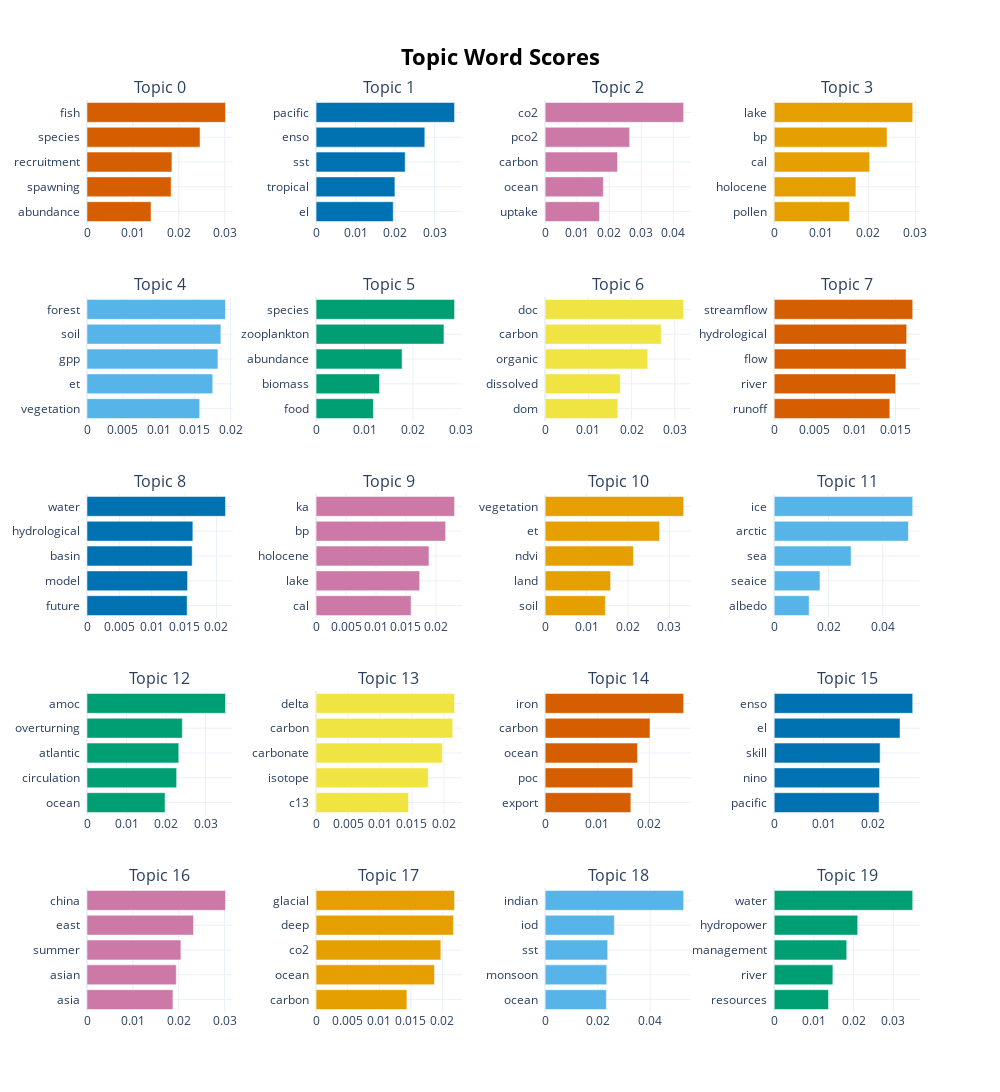

The cell this chart's notebook holds for it:
### Code cell
model4.visualize_barchart(top_n_topics=20)

### Figure 1 — Plotly figure (JSON) as saved in the notebook; plotly's stock layout.template omitted (floating-point values rounded to 4 significant figures)
{"data": [{"marker": {"color": "#D55E00"}, "orientation": "h", "type": "bar", "x": [0.01394, 0.01832, 0.0185, 0.02462, 0.03015], "xaxis": "x", "y": ["abundance  ", "spawning  ", "recruitment  ", "species  ", "fish  "], "yaxis": "y"}, {"marker": {"color": "#0072B2"}, "orientation": "h", "type": "bar", "x": [0.01952, 0.01995, 0.02255, 0.02752, 0.03504], "xaxis": "x2", "y": ["el  ", "tropical  ", "sst  ", "enso  ", "pacific  "], "yaxis": "y2"}, {"marker": {"color": "#CC79A7"}, "orientation": "h", "type": "bar", "x": [0.01696, 0.01817, 0.02262, 0.02639, 0.04326], "xaxis": "x3", "y": ["uptake  ", "ocean  ", "carbon  ", "pco2  ", "co2  "], "yaxis": "y3"}, {"marker": {"color": "#E69F00"}, "orientation": "h", "type": "bar", "x": [0.01599, 0.01736, 0.02029, 0.02398, 0.02944], "xaxis": "x4", "y": ["pollen  ", "holocene  ", "cal  ", "bp  ", "lake  "], "yaxis": "y4"}, {"marker": {"color": "#56B4E9"}, "orientation": "h", "type": "bar", "x": [0.01569, 0.01751, 0.01823, 0.01864, 0.01929], "xaxis": "x5", "y": ["vegetation  ", "et  ", "gpp  ", "soil  ", "forest  "], "yaxis": "y5"}, {"marker": {"color": "#009E73"}, "orientation": "h", "type": "bar", "x": [0.01182, 0.0131, 0.01774, 0.02638, 0.02857], "xaxis": "x6", "y": ["food  ", "biomass  ", "abundance  ", "zooplankton  ", "species  "], "yaxis": "y6"}, {"marker": {"color": "#F0E442"}, "orientation": "h", "type": "bar", "x": [0.01682, 0.01738, 0.02373, 0.02684, 0.03204], "xaxis": "x7", "y": ["dom  ", "dissolved  ", "organic  ", "carbon  ", "doc  "], "yaxis": "y7"}, {"marker": {"color": "#D55E00"}, "orientation": "h", "type": "bar", "x": [0.01431, 0.01502, 0.01631, 0.01639, 0.01714], "xaxis": "x8", "y": ["runoff  ", "river  ", "flow  ", "hydrological  ", "streamflow  "], "yaxis": "y8"}, {"marker": {"color": "#0072B2"}, "orientation": "h", "type": "bar", "x": [0.01547, 0.01553, 0.01625, 0.01635, 0.02139], "xaxis": "x9", "y": ["future  ", "model  ", "basin  ", "hydrological  ", "water  "], "yaxis": "y9"}, {"marker": {"color": "#CC79A7"}, "orientation": "h", "type": "bar", "x": [0.01585, 0.01729, 0.01884, 0.02162, 0.02311], "xaxis": "x10", "y": ["cal  ", "lake  ", "holocene  ", "bp  ", "ka  "], "yaxis": "y10"}, {"marker": {"color": "#E69F00"}, "orientation": "h", "type": "bar", "x": [0.01453, 0.01579, 0.02131, 0.02761, 0.03343], "xaxis": "x11", "y": ["soil  ", "land  ", "ndvi  ", "et  ", "vegetation  "], "yaxis": "y11"}, {"marker": {"color": "#56B4E9"}, "orientation": "h", "type": "bar", "x": [0.01285, 0.01685, 0.02832, 0.04942, 0.05101], "xaxis": "x12", "y": ["albedo  ", "seaice  ", "sea  ", "arctic  ", "ice  "], "yaxis": "y12"}, {"marker": {"color": "#009E73"}, "orientation": "h", "type": "bar", "x": [0.01973, 0.02266, 0.0232, 0.02411, 0.03501], "xaxis": "x13", "y": ["ocean  ", "circulation  ", "atlantic  ", "overturning  ", "amoc  "], "yaxis": "y13"}, {"marker": {"color": "#F0E442"}, "orientation": "h", "type": "bar", "x": [0.01446, 0.01754, 0.01975, 0.02137, 0.02166], "xaxis": "x14", "y": ["c13  ", "isotope  ", "carbonate  ", "carbon  ", "delta  "], "yaxis": "y14"}, {"marker": {"color": "#D55E00"}, "orientation": "h", "type": "bar", "x": [0.01646, 0.01683, 0.01774, 0.02015, 0.02661], "xaxis": "x15", "y": ["export  ", "poc  ", "ocean  ", "carbon  ", "iron  "], "yaxis": "y15"}, {"marker": {"color": "#0072B2"}, "orientation": "h", "type": "bar", "x": [0.02123, 0.02131, 0.02143, 0.02545, 0.02802], "xaxis": "x16", "y": ["pacific  ", "nino  ", "skill  ", "el  ", "enso  "], "yaxis": "y16"}, {"marker": {"color": "#CC79A7"}, "orientation": "h", "type": "bar", "x": [0.01874, 0.01947, 0.02048, 0.02323, 0.0302], "xaxis": "x17", "y": ["asia  ", "asian  ", "summer  ", "east  ", "china  "], "yaxis": "y17"}, {"marker": {"color": "#E69F00"}, "orientation": "h", "type": "bar", "x": [0.01437, 0.01874, 0.01974, 0.02174, 0.02192], "xaxis": "x18", "y": ["carbon  ", "ocean  ", "co2  ", "deep  ", "glacial  "], "yaxis": "y18"}, {"marker": {"color": "#56B4E9"}, "orientation": "h", "type": "bar", "x": [0.02333, 0.02344, 0.02381, 0.02636, 0.05275], "xaxis": "x19", "y": ["ocean  ", "monsoon  ", "sst  ", "iod  ", "indian  "], "yaxis": "y19"}, {"marker": {"color": "#009E73"}, "orientation": "h", "type": "bar", "x": [0.01367, 0.01477, 0.01826, 0.02102, 0.03487], "xaxis": "x20", "y": ["resources  ", "river  ", "management  ", "hydropower  ", "water  "], "yaxis": "y20"}], "layout": {"annotations": [{"font": {"size": 16}, "showarrow": false, "text": "Topic 0", "x": 0.0875, "xanchor": "center", "xref": "paper", "y": 1.0, "yanchor": "bottom", "yref": "paper"}, {"font": {"size": 16}, "showarrow": false, "text": "Topic 1", "x": 0.3625, "xanchor": "center", "xref": "paper", "y": 1.0, "yanchor": "bottom", "yref": "paper"}, {"font": {"size": 16}, "showarrow": false, "text": "Topic 2", "x": 0.6375, "xanchor": "center", "xref": "paper", "y": 1.0, "yanchor": "bottom", "yref": "paper"}, {"font": {"size": 16}, "showarrow": false, "text": "Topic 3", "x": 0.9125, "xanchor": "center", "xref": "paper", "y": 1.0, "yanchor": "bottom", "yref": "paper"}, {"font": {"size": 16}, "showarrow": false, "text": "Topic 4", "x": 0.0875, "xanchor": "center", "xref": "paper", "y": 0.784, "yanchor": "bottom", "yref": "paper"}, {"font": {"size": 16}, "showarrow": false, "text": "Topic 5", "x": 0.3625, "xanchor": "center", "xref": "paper", "y": 0.784, "yanchor": "bottom", "yref": "paper"}, {"font": {"size": 16}, "showarrow": false, "text": "Topic 6", "x": 0.6375, "xanchor": "center", "xref": "paper", "y": 0.784, "yanchor": "bottom", "yref": "paper"}, {"font": {"size": 16}, "showarrow": false, "text": "Topic 7", "x": 0.9125, "xanchor": "center", "xref": "paper", "y": 0.784, "yanchor": "bottom", "yref": "paper"}, {"font": {"size": 16}, "showarrow": false, "text": "Topic 8", "x": 0.0875, "xanchor": "center", "xref": "paper", "y": 0.568, "yanchor": "bottom", "yref": "paper"}, {"font": {"size": 16}, "showarrow": false, "text": "Topic 9", "x": 0.3625, "xanchor": "center", "xref": "paper", "y": 0.568, "yanchor": "bottom", "yref": "paper"}, {"font": {"size": 16}, "showarrow": false, "text": "Topic 10", "x": 0.6375, "xanchor": "center", "xref": "paper", "y": 0.568, "yanchor": "bottom", "yref": "paper"}, {"font": {"size": 16}, "showarrow": false, "text": "Topic 11", "x": 0.9125, "xanchor": "center", "xref": "paper", "y": 0.568, "yanchor": "bottom", "yref": "paper"}, {"font": {"size": 16}, "showarrow": false, "text": "Topic 12", "x": 0.0875, "xanchor": "center", "xref": "paper", "y": 0.352, "yanchor": "bottom", "yref": "paper"}, {"font": {"size": 16}, "showarrow": false, "text": "Topic 13", "x": 0.3625, "xanchor": "center", "xref": "paper", "y": 0.352, "yanchor": "bottom", "yref": "paper"}, {"font": {"size": 16}, "showarrow": false, "text": "Topic 14", "x": 0.6375, "xanchor": "center", "xref": "paper", "y": 0.352, "yanchor": "bottom", "yref": "paper"}, {"font": {"size": 16}, "showarrow": false, "text": "Topic 15", "x": 0.9125, "xanchor": "center", "xref": "paper", "y": 0.352, "yanchor": "bottom", "yref": "paper"}, {"font": {"size": 16}, "showarrow": false, "text": "Topic 16", "x": 0.0875, "xanchor": "center", "xref": "paper", "y": 0.136, "yanchor": "bottom", "yref": "paper"}, {"font": {"size": 16}, "showarrow": false, "text": "Topic 17", "x": 0.3625, "xanchor": "center", "xref": "paper", "y": 0.136, "yanchor": "bottom", "yref": "paper"}, {"font": {"size": 16}, "showarrow": false, "text": "Topic 18", "x": 0.6375, "xanchor": "center", "xref": "paper", "y": 0.136, "yanchor": "bottom", "yref": "paper"}, {"font": {"size": 16}, "showarrow": false, "text": "Topic 19", "x": 0.9125, "xanchor": "center", "xref": "paper", "y": 0.136, "yanchor": "bottom", "yref": "paper"}], "height": 1250, "hoverlabel": {"bgcolor": "white", "font": {"family": "Rockwell", "size": 16}}, "showlegend": false, "title": {"font": {"color": "Black", "size": 22}, "text": "<b>Topic Word Scores", "x": 0.5, "xanchor": "center", "yanchor": "top"}, "width": 1000, "xaxis": {"anchor": "y", "domain": [0, 0.175], "showgrid": true}, "xaxis10": {"anchor": "y10", "domain": [0.275, 0.45], "showgrid": true}, "xaxis11": {"anchor": "y11", "domain": [0.55, 0.725], "showgrid": true}, "xaxis12": {"anchor": "y12", "domain": [0.825, 1], "showgrid": true}, "xaxis13": {"anchor": "y13", "domain": [0, 0.175], "showgrid": true}, "xaxis14": {"anchor": "y14", "domain": [0.275, 0.45], "showgrid": true}, "xaxis15": {"anchor": "y15", "domain": [0.55, 0.725], "showgrid": true}, "xaxis16": {"anchor": "y16", "domain": [0.825, 1], "showgrid": true}, "xaxis17": {"anchor": "y17", "domain": [0, 0.175], "showgrid": true}, "xaxis18": {"anchor": "y18", "domain": [0.275, 0.45], "showgrid": true}, "xaxis19": {"anchor": "y19", "domain": [0.55, 0.725], "showgrid": true}, "xaxis2": {"anchor": "y2", "domain": [0.275, 0.45], "showgrid": true}, "xaxis20": {"anchor": "y20", "domain": [0.825, 1], "showgrid": true}, "xaxis3": {"anchor": "y3", "domain": [0.55, 0.725], "showgrid": true}, "xaxis4": {"anchor": "y4", "domain": [0.825, 1], "showgrid": true}, "xaxis5": {"anchor": "y5", "domain": [0, 0.175], "showgrid": true}, "xaxis6": {"anchor": "y6", "domain": [0.275, 0.45], "showgrid": true}, "xaxis7": {"anchor": "y7", "domain": [0.55, 0.725], "showgrid": true}, "xaxis8": {"anchor": "y8", "domain": [0.825, 1], "showgrid": true}, "xaxis9": {"anchor": "y9", "domain": [0, 0.175], "showgrid": true}, "yaxis": {"anchor": "x", "domain": [0.864, 1.0], "showgrid": true}, "yaxis10": {"anchor": "x10", "domain": [0.432, 0.568], "showgrid": true}, "yaxis11": {"anchor": "x11", "domain": [0.432, 0.568], "showgrid": true}, "yaxis12": {"anchor": "x12", "domain": [0.432, 0.568], "showgrid": true}, "yaxis13": {"anchor": "x13", "domain": [0.216, 0.352], "showgrid": true}, "yaxis14": {"anchor": "x14", "domain": [0.216, 0.352], "showgrid": true}, "yaxis15": {"anchor": "x15", "domain": [0.216, 0.352], "showgrid": true}, "yaxis16": {"anchor": "x16", "domain": [0.216, 0.352], "showgrid": true}, "yaxis17": {"anchor": "x17", "domain": [0, 0.136], "showgrid": true}, "yaxis18": {"anchor": "x18", "domain": [0, 0.136], "showgrid": true}, "yaxis19": {"anchor": "x19", "domain": [0, 0.136], "showgrid": true}, "yaxis2": {"anchor": "x2", "domain": [0.864, 1.0], "showgrid": true}, "yaxis20": {"anchor": "x20", "domain": [0, 0.136], "showgrid": true}, "yaxis3": {"anchor": "x3", "domain": [0.864, 1.0], "showgrid": true}, "yaxis4": {"anchor": "x4", "domain": [0.864, 1.0], "showgrid": true}, "yaxis5": {"anchor": "x5", "domain": [0.648, 0.784], "showgrid": true}, "yaxis6": {"anchor": "x6", "domain": [0.648, 0.784], "showgrid": true}, "yaxis7": {"anchor": "x7", "domain": [0.648, 0.784], "showgrid": true}, "yaxis8": {"anchor": "x8", "domain": [0.648, 0.784], "showgrid": true}, "yaxis9": {"anchor": "x9", "domain": [0.432, 0.568], "showgrid": true}}}
